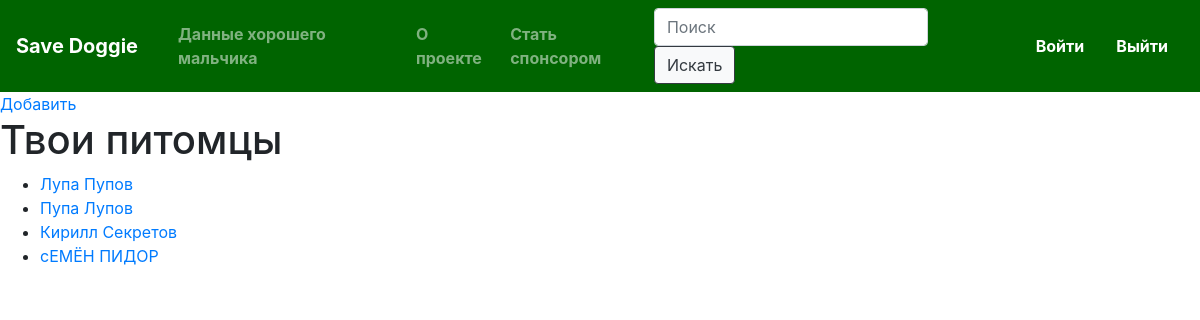
The app's page /all_cards (signed in), older data.
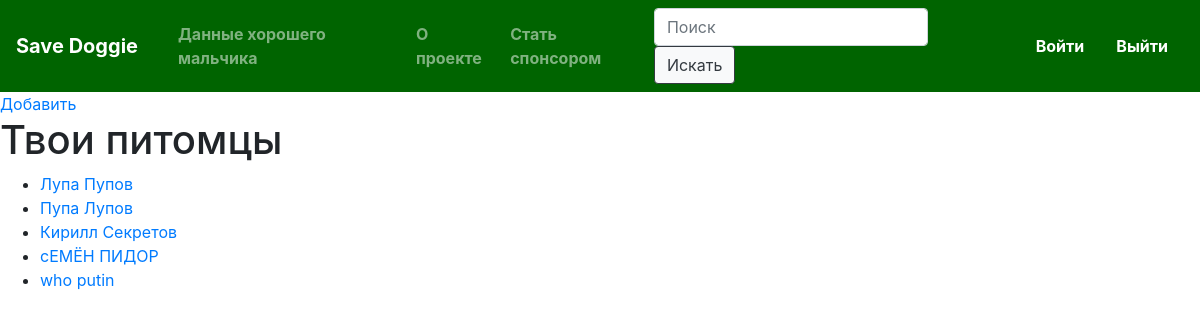
The same page, newer data.
### crm/models.py (models this page shows, shortened)
class Student(models.Model):
    sex_types = (
        ('M', 'Man'),
        ('W', 'Woman')
    )
    name = models.CharField(max_length=30, null=True)
    surname = models.CharField(max_length=30, null=True)
    dadname = models.CharField(max_length=30, null=True)
    email = models.EmailField(null=True)
    description = models.TextField(default="")
    photo = models.FilePathField(null=True)
    sex = models.CharField(max_length=1, null=True, choices=sex_types)
    weight = models.FloatField(null=True)
    phone_number = models.CharField(max_length=12, null=True)

### crm/views.py (the view)
# urls.py: path('all_cards', index),
def index(request):
    if not request.user.is_authenticated:
        return redirect('/login')
    if request.method == 'POST':
        text = request.POST.get('search', '')
        students = Student.objects.all().filter(name=text)
        return render(request, 'index.html', {'students': students})
    if request.method == 'GET':
        students = Student.objects.all()
        return render(request, 'index.html', {'students': students})

### crm/templates/index.html (shortened to what this page needs)
{% extends 'base.html' %}
{% block content %}
<a href="/add">Добавить</a>
<h1>Твои питомцы</h1>
<ul>
    {% for student in students %}
        <li><a href="/student?id={{ student.id }}">
            {{ student.name }} {{ student.surname }}</a>
        </li>
    {% endfor %}
</ul>
{% endblock %}

Row changes from the older to the newer data that the page shows:
added Student: name "who", surname "putin"
